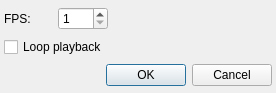
<?xml version="1.0" encoding="UTF-8"?>
<ui version="4.0">
 <class>PlayerOptionsDialog</class>
 <widget class="QDialog" name="PlayerOptionsDialog">
  <property name="geometry">
   <rect>
    <x>0</x>
    <y>0</y>
    <width>276</width>
    <height>93</height>
   </rect>
  </property>
  <property name="windowTitle">
   <string>Player options</string>
  </property>
  <layout class="QGridLayout" name="gridLayout">
   <property name="margin">
    <number>4</number>
   </property>
   <property name="spacing">
    <number>4</number>
   </property>
   <item row="2" column="0">
    <widget class="QLabel" name="label">
     <property name="text">
      <string>FPS: </string>
     </property>
    </widget>
   </item>
   <item row="3" column="0" colspan="2">
    <widget class="QCheckBox" name="loopCheckBox">
     <property name="text">
      <string>Loop playback</string>
     </property>
    </widget>
   </item>
   <item row="2" column="1">
    <widget class="QSpinBox" name="fpsSpinBox">
     <property name="minimum">
      <number>1</number>
     </property>
    </widget>
   </item>
   <item row="2" column="2">
    <spacer name="horizontalSpacer">
     <property name="orientation">
      <enum>Qt::Horizontal</enum>
     </property>
     <property name="sizeHint" stdset="0">
      <size>
       <width>40</width>
       <height>20</height>
      </size>
     </property>
    </spacer>
   </item>
   <item row="4" column="1" colspan="2">
    <widget class="QDialogButtonBox" name="buttonBox">
     <property name="orientation">
      <enum>Qt::Horizontal</enum>
     </property>
     <property name="standardButtons">
      <set>QDialogButtonBox::Cancel|QDialogButtonBox::Ok</set>
     </property>
    </widget>
   </item>
  </layout>
 </widget>
 <resources/>
 <connections>
  <connection>
   <sender>buttonBox</sender>
   <signal>accepted()</signal>
   <receiver>PlayerOptionsDialog</receiver>
   <slot>accept()</slot>
   <hints>
    <hint type="sourcelabel">
     <x>248</x>
     <y>254</y>
    </hint>
    <hint type="destinationlabel">
     <x>157</x>
     <y>274</y>
    </hint>
   </hints>
  </connection>
  <connection>
   <sender>buttonBox</sender>
   <signal>rejected()</signal>
   <receiver>PlayerOptionsDialog</receiver>
   <slot>reject()</slot>
   <hints>
    <hint type="sourcelabel">
     <x>316</x>
     <y>260</y>
    </hint>
    <hint type="destinationlabel">
     <x>286</x>
     <y>274</y>
    </hint>
   </hints>
  </connection>
 </connections>
</ui>
